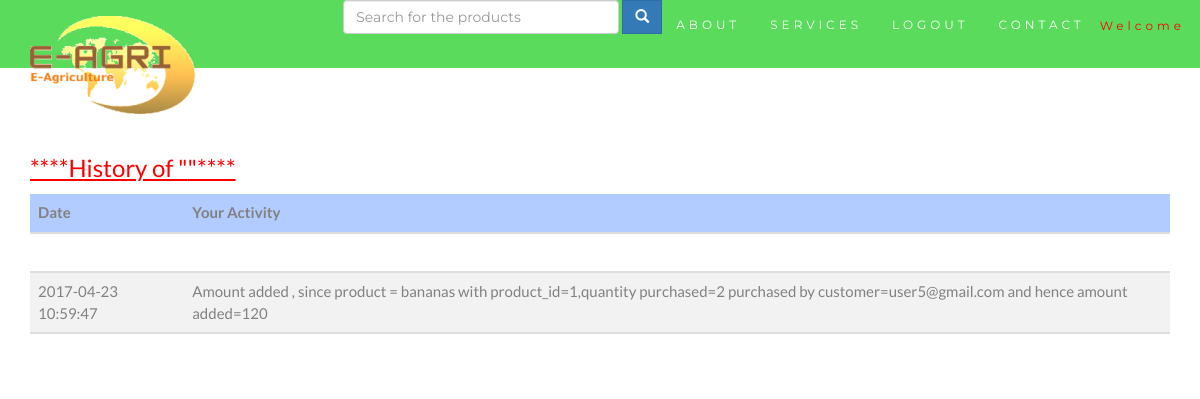
The app's page /description_from_history.php with its own data.
### tables this page shows
CREATE TABLE `farmer_history` (
  `farmer_history_id` int(11) NOT NULL,
  `product_id` int(11) NOT NULL,
  `product_name` varchar(200) NOT NULL,
  `farmer_email` varchar(200) NOT NULL,
  `latest_updated` datetime NOT NULL,
  `history` longtext NOT NULL,
  `quantity_purchased` int(11) NOT NULL,
  `purchased_by_customer` varchar(200) NOT NULL,
  `balance` int(11) NOT NULL
);

### common/sesion.php (called while the page is built, shortened)
<?php
  if(isset($_SESSION['user']))
  {
    $user=$_SESSION['user'];
  }
  else
  {
    $user="";
  }
?>

### description_from_history.php (the view, shortened to what this page needs)
<?php
  include('common/headerf.php');
  $con=new mysqli('localhost','root','','e-agri');
  $product_name=mysqli_escape_string($con,$_POST['name']);
?>
<div class="col-md-12">
    <div class="col-md-12">
    <h3 style="color: red;"><u>****History of "<?php echo $product_name;?>"****</u></h3>
    <table class="table table-hover" style="width:100%">
             <thead>
                <tr>
                <th rowspan="10" colspan="8" style="background-color:#b3ccff;" >Date</th>
                <th rowspan="10" colspan="8" style="background-color:#b3ccff;" >Your Activity</th>
                </tr>
             </thead>
    </div>
    <div class="col-md-12">
                        <tr>
                            <td rowspan="10" colspan="8">&nbsp;</td>
                            <td rowspan="10" colspan="8">&nbsp;</td>
                        </tr>
    </div>
    <?php
    	$sql=mysqli_query($con,"SELECT * from farmer_history where farmer_email='$user' AND product_name LIKE '$product_name%' OR product_name LIKE '%product_name%' OR product_name LIKE '%$product_name' order by latest_updated desc") or die("cannot select from farmer_history".mysqli_error($con));
    	while($row=mysqli_fetch_array($sql))
    	{
    	?>
    		<tbody>
               <div class="col-md-12">
                    <tr>
                        <td rowspan="10" colspan="8" style="background-color:#f2f2f2;"><?php echo $row['latest_updated']; ?></td>
                        <td rowspan="10" colspan="8" style="background-color:#f2f2f2;"><?php echo $row['history']; ?></td>
                    </tr>
                  </div>
                </tbody>
                <tbody>
                <div class="col-md-12">
                        <tr>
                            <td rowspan="10" colspan="8">&nbsp;</td>
                            <td rowspan="10" colspan="8">&nbsp;</td>
                        </tr>
                </div>
            </tbody>
        <?php
    	}
    ?>
</div>
</body>
</html>

### common/headerf.php (style rules this page uses)
body { font: 400 15px Lato, sans-serif; line-height: 1.8; color: #818181; }

### records on screen
farmer_history: latest_updated "2017-04-23 10:59:47", history "Amount added , since product = bananas with product_id=1,quantity purchased=2 purchased by customer=user5@gmail.com and hence amount added=120"
